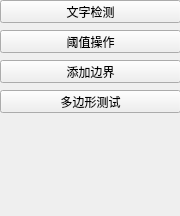
      <widget class="QWidget" name="page_7">
       <property name="geometry">
        <rect>
         <x>0</x>
         <y>0</y>
         <width>180</width>
         <height>216</height>
        </rect>
       </property>
       <attribute name="label">
        <string>其他</string>
       </attribute>
       <widget class="QPushButton" name="btnTextDetection">
        <property name="geometry">
         <rect>
          <x>0</x>
          <y>0</y>
          <width>181</width>
          <height>23</height>
         </rect>
        </property>
        <property name="text">
         <string>文字检测</string>
        </property>
       </widget>
       <widget class="QPushButton" name="btnTextDetection_2">
        <property name="geometry">
         <rect>
          <x>0</x>
          <y>30</y>
          <width>181</width>
          <height>23</height>
         </rect>
        </property>
        <property name="text">
         <string>阈值操作</string>
        </property>
       </widget>
       <widget class="QPushButton" name="btnTextDetection_3">
        <property name="geometry">
         <rect>
          <x>0</x>
          <y>60</y>
          <width>181</width>
          <height>23</height>
         </rect>
        </property>
        <property name="text">
         <string>添加边界</string>
        </property>
       </widget>
       <widget class="QPushButton" name="btnTextDetection_4">
        <property name="geometry">
         <rect>
          <x>0</x>
          <y>90</y>
          <width>181</width>
          <height>23</height>
         </rect>
        </property>
        <property name="text">
         <string>多边形测试</string>
        </property>
       </widget>
      </widget>
